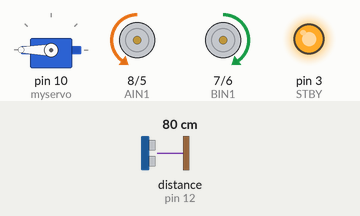
This sketch was run on a simulated Arduino Uno, built with avr-gcc and run on an emulated ATmega328P. Parts: servo, direction and speed pins drawn as motors (green arrow = direction pin HIGH = forward, orange = LOW = backward, longer = more drive, stopped while the standby pin is LOW), output pins drawn as LEDs (lit = HIGH). Wiring (inferred from the names in the program): ultrasonic range finder: trigger pin 13; echo pin 12. The inputs (shaded band) are chosen by the test bench; at power-on: distance to the obstacle (sensor on pin 12) 80 cm. The echo pulse lasts 58.3 µs per cm; pins used as bus, display or sensor lines are not drawn.

Above: at 1.8 s.
1.9 s: distance to the obstacle (sensor on pin 12) set to 2 cm
At 2.6 s:
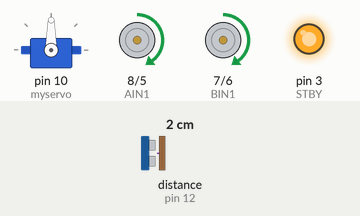
At 4.2 s:
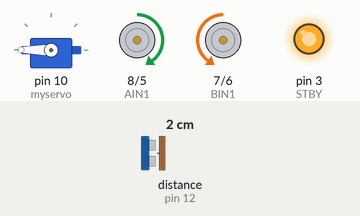
5.4 s: distance to the obstacle (sensor on pin 12) set to 4 cm
At 8.5 s:
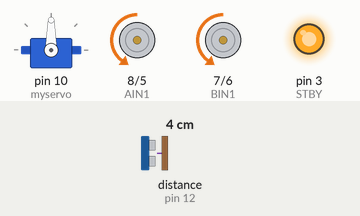
8.9 s: distance to the obstacle (sensor on pin 12) set to 9 cm
Timing chart, 0 to 18.4 s (numbered marks = the images above; inputs shaded):
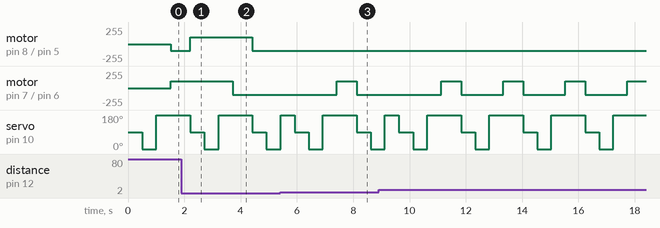

The sketch:

sketch_objectfollow.ino
```cpp
/*
The goal of this program is to have the elegoo robot car follow objects
*/

#include <Servo.h>   //Includes the servo library
Servo myservo;    //Creates an object called myservo

int echoPin = 12;    //Configures the echo pin as pin 12
int trigPin = 13;   //Configures the trig pin as pin 13
float DF;
float DR;
float DL;

float Duration, Distance;

#define PWMA 5   //Configures the left wheel speed as pin 5
#define AIN1 8   //Configures the left wheel forward as pin 8
#define PWMB 6   //Configures the right wheel speed as pin 6
#define BIN1 7   //Configures the right wheel forward as pin 7
#define STBY 3    //Configures the STBY as pin 3

int OFF = 0;    //The speed of the car is 0
int ON = 100;   //The speed of the car is 100

float Distance_result();    //Declares the Distance_result function

float Distance_result() {   //To test the ultrasonic sensor using pulses
    digitalWrite(trigPin, LOW);   //Sets the trigPin as LOW
    delayMicroseconds(2);    //2 microsecond delay
    digitalWrite(trigPin, HIGH);   //Sets the trigPin as HIGH
    delayMicroseconds(10);    //10 microsecond delay
    digitalWrite(trigPin, LOW);   //Sets the trigPin as LOW
    Duration = pulseIn(echoPin, HIGH);   //Float variable that measures how far the nearest object is
    Distance = Duration / 58.0;   //Gives us the result in cm
    return Distance;   //Returns it as float
}


void Forward()    //Function to make robot car move forwards
 {
  digitalWrite(AIN1,1);   //Sets the left wheel forward as HIGH
  analogWrite(PWMA,ON);   //Sets the left wheel speed as 100
  digitalWrite(BIN1,1);   //Sets the right wheel forward as HIGH
  analogWrite(PWMB,ON);   //Sets the right wheel speed as 100
}

void Stop()   //Function to make robot car stop
{
  digitalWrite(AIN1,1);   //Sets the left wheel forward as HIGH
  analogWrite(PWMA,OFF);    //Sets the left wheel speed as 0
  digitalWrite(BIN1,1);   //Sets the right wheel forward as HIGH
  analogWrite(PWMB,OFF);    //Sets the right wheel speed as 0
}

void Backward()   //Function to make robot go backwards
{
  digitalWrite(AIN1,0);   //Sets the left wheel forward as LOW
  analogWrite(PWMA,ON);   //Sets the left wheel speed at 100
  digitalWrite(BIN1,0);   //Sets the right wheel forward as LOW
  analogWrite(PWMB,ON);   //Sets the right wheel speed as 100
}

void Left()   //Function to make robot go left
{
    digitalWrite(AIN1,0);   //Sets the left wheel forward as LOW
    analogWrite(PWMA,ON);   //Sets the left wheel speed as 100
    digitalWrite(BIN1,1);   //Sets the right wheel forward as HIGH
    analogWrite(PWMB,ON);   //Sets the right wheel speed as 100
}

void Right()    //Function to make robot go right
{
    digitalWrite(AIN1,1);   //Sets the left wheel forward as HIGH
    analogWrite(PWMA,ON);   //Sets the left wheel speed as 100
    digitalWrite(BIN1,0);   //Sets the right wheel forward as LOW
    analogWrite(PWMB,ON);   //Sets the right wheel speed as 100
}


void setup() {
    myservo.attach(10);   //Attaches the servo motor to pin 10
    pinMode(trigPin, OUTPUT);    //Sets the trigPin as an output
    pinMode(echoPin, INPUT);   //Sets the echoPin as an input
    pinMode(PWMA, OUTPUT);    //Sets the left wheel speed as an output
    pinMode(AIN1, OUTPUT);    //Sets the left wheel forward as an output
    pinMode(PWMB, OUTPUT);    //Sets the right wheel speed as an output
    pinMode(BIN1, OUTPUT);    //Sets the right wheel forward as an output
    pinMode(STBY, OUTPUT);    //Sets the STBY as an output
    digitalWrite(STBY, HIGH);   //Sets the STBY as HIGH
}

void loop() {
    myservo.write(90);    // Sets the servo facing forwards
    delay(500);   //Delay for 500 milliseconds
    DF = Distance_result();   // Saves the distance from the nearest object
    myservo.write(0);   // Sets the servo facing to the right
    delay(500);   //Delay for 500 milliseconds
    DR = Distance_result();    // Saves the distance from the nearest object
    myservo.write(180);   // Sets the servo facing to the left
    delay(500);   //Delay for 500 milliseconds
    DL = Distance_result();    // Saves the distance from the nearest object

    if (DF >= DR) {    // If the distance forward is larger than distance right...
        if (DR >= DL) {    // If distance right is larger than distance left...
            Left();   // Turn left
            delay(700);
            Forward();
        } else {
            Right();    // Turn right
            delay(700);
            Forward();
        }
    } else {
        if (DF >= DL) {    // If the distance forward is larger than distance left...
            Left();   // Turn left
            delay(700);
            Forward();
        }
    }

    if (DF <= 10) {   // If the object is less than or equal to 10cm away...
        Backward();   // Robot goes
    } else if (10 < DF && DF <= 20) {   // If the object is between 10 and 20cm...
        Forward();    // Robot moves forward
    }
}
```

Measured:
- after the input at 1.9 s, motor on pin 7 (BIN1) / pin 6 (PWMB): forward 100/255 → backward 100/255 after 1.8 s
- after the input at 5.4 s, motor on pin 8 (AIN1) / pin 5 (PWMA): stops changing and stays backward 100/255; motor on pin 7 (BIN1) / pin 6 (PWMB): backward 100/255 → forward 100/255 after 2.0 s, → backward 100/255 0.70 s later
- by itself, servo on pin 10 (myservo): repeats every 2.2 s: 90° 0.50 s, 0° 0.50 s, 180° 1.2 s
